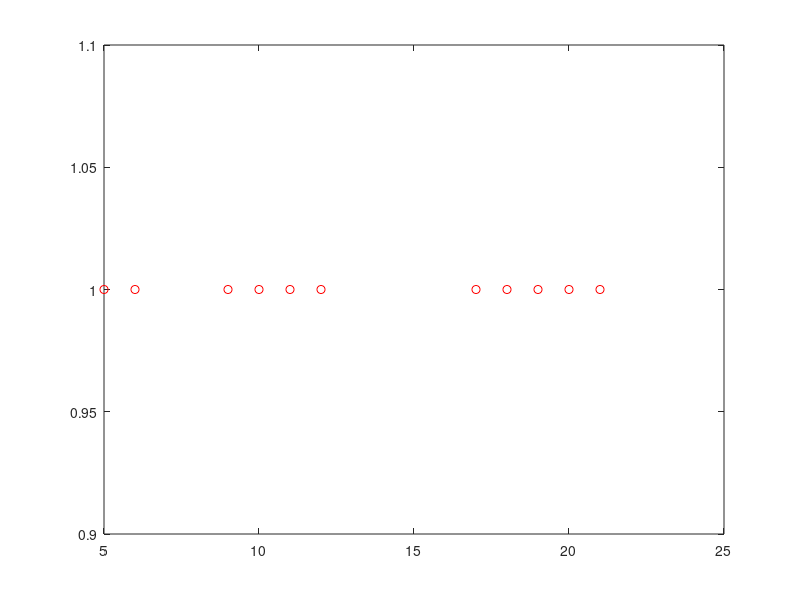

Write the MATLAB code that produced this figure. (Note: this script raises an error after producing the figure.)
A=[0 0 0 0 1 1 0 0 1 1 1 1 0 0 0 0 1 1 1 1 1 0 0 0 ];
pressInd=find([0 diff(A)]==1)
pressIntervals=[pressInd(1) diff(pressInd)]

%% extrat time points for key presses, pacers,feedbacks


% look for values 
PresInd=find(A == 1); % extract Index of real key presses in the values
plot(PresInd,ones(1,length(PresInd)),'ro'); % look at the above Index (one press produced several indices)
ifi=1/100;waitframes=2;sr=2000;
threshold = ifi*waitframes*sr; % determine a threshold of numbers of frames in the button press interval
BottonPresTimeInd=PresInd(find([1 diff(PresInd')>threshold])); % exact index of key press onset in datatimes (reduce several indices into one)

% create a time series that assign botton presses as 1, all other as 0
BottonPresTime01=zeros(size(time));
BottonPresTime01(BottonPresTimeInd)=1;
plot(BottonPresTime01)

%% reset time in play R 
